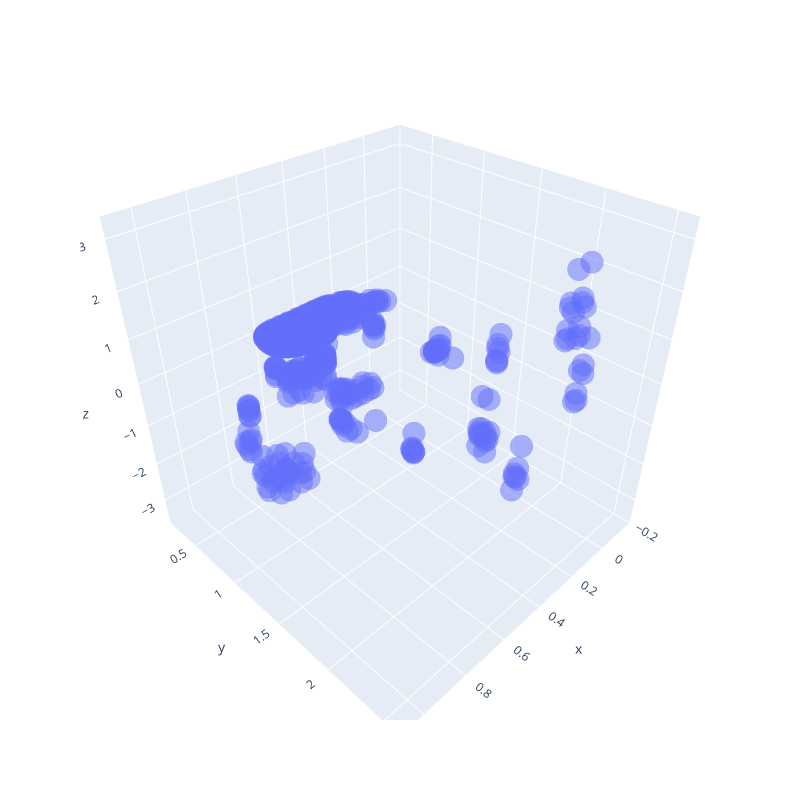

The cell this chart's notebook holds for it:
### Code cell
px.scatter_3d(df3, x="x", y="y", z="z" , opacity=0.5, width=800, height=800).show()

### Figure 1 — Plotly figure (JSON) as saved in the notebook; plotly's stock layout.template omitted (floating-point values rounded to 4 significant figures; data arrays with more than 128 entries replaced by an {"elided": "..."} marker saying what was removed)
{"data": [{"hovertemplate": "x=%{x}<br>y=%{y}<br>z=%{z}<extra></extra>", "legendgroup": "", "marker": {"color": "#636efa", "opacity": 0.5, "symbol": "circle"}, "mode": "markers", "name": "", "scene": "scene", "showlegend": false, "type": "scatter3d", "x": {"elided": "3801 float values"}, "y": {"elided": "3801 float values"}, "z": {"elided": "3801 float values"}}], "layout": {"height": 800, "legend": {"tracegroupgap": 0}, "margin": {"t": 60}, "scene": {"domain": {"x": [0, 1], "y": [0, 1]}, "xaxis": {"title": {"text": "x"}}, "yaxis": {"title": {"text": "y"}}, "zaxis": {"title": {"text": "z"}}}, "width": 800}}
